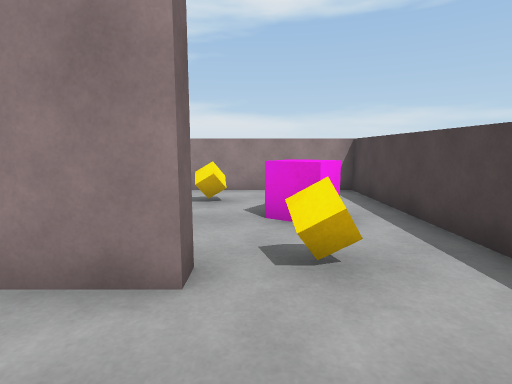
[1] (above)

16 first-person views from a walk through a 3-D level made in the Unity game engine. The camera is 1.2 m above the floor, tilts 8° down and sees 80° across. The floor is counted in squares, 1 m on a side. Each view is taken from the middle of a square. On the plan, view 1 faces up. The plan holds only what a view shows up to about 13 squares ahead; the rest is blank. The player is left out.

[2]
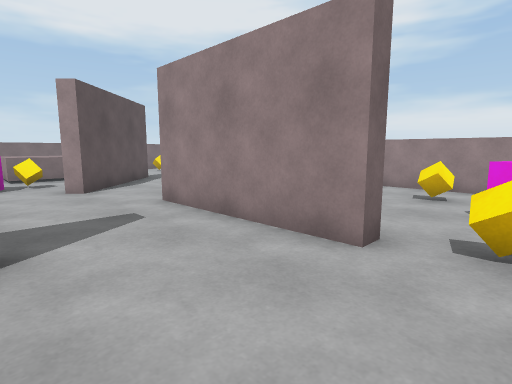

[3]
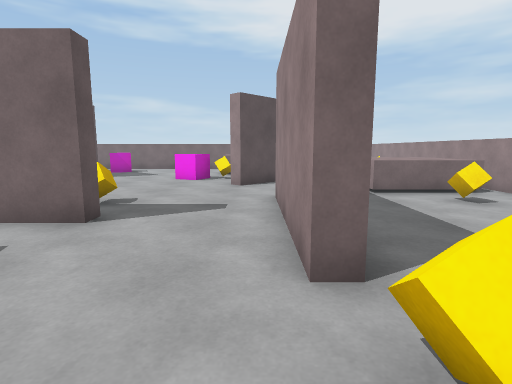

[4]
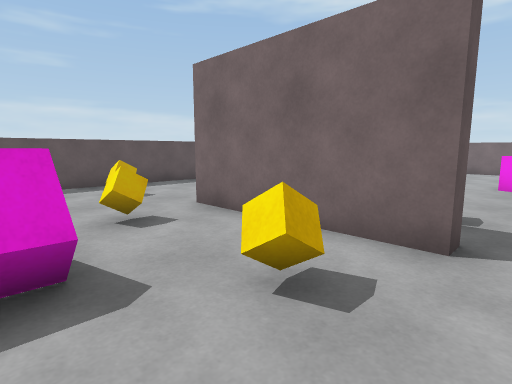

[5]
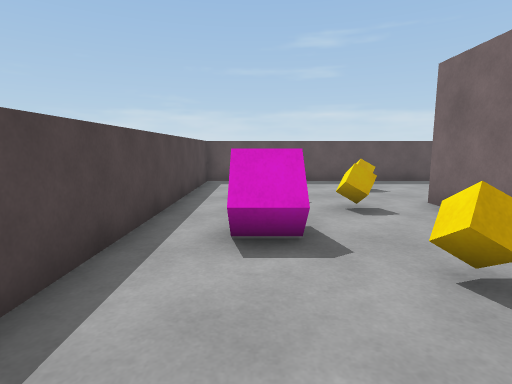

[6]
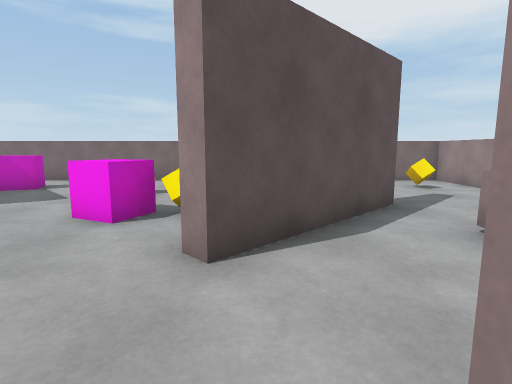

[7]
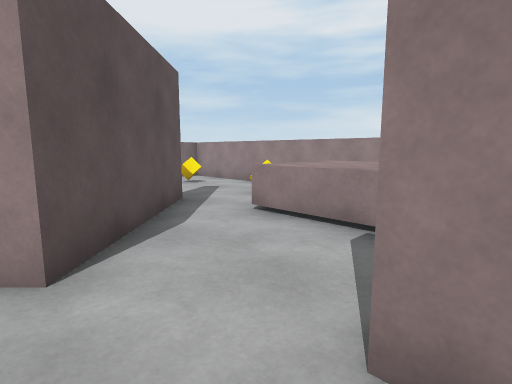

[8]
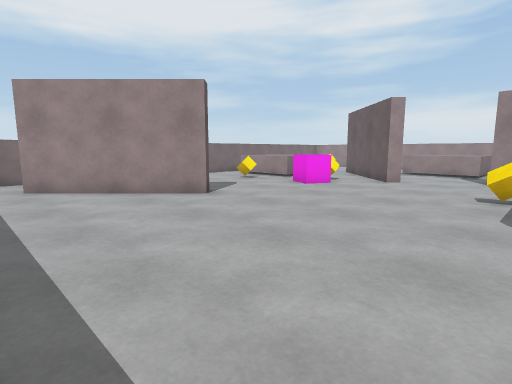

[9]
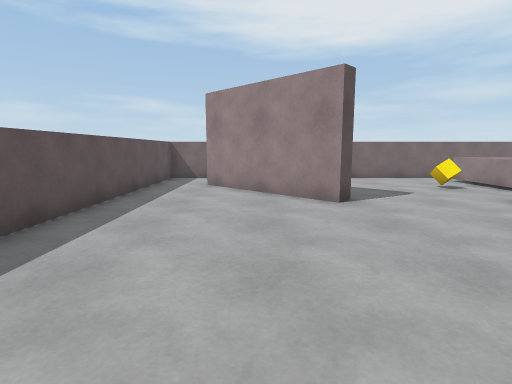

[10]
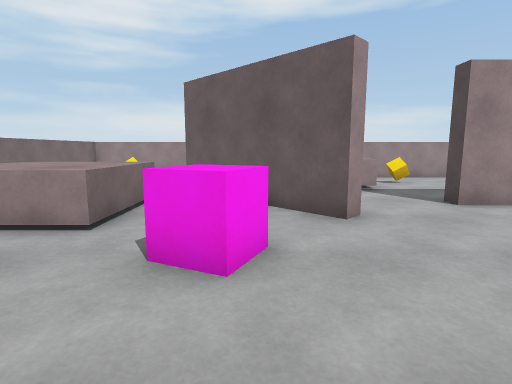

[11]
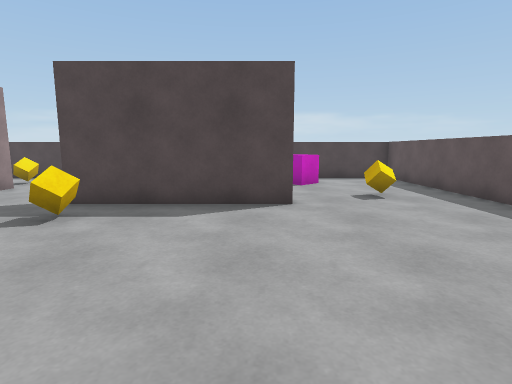

[12]
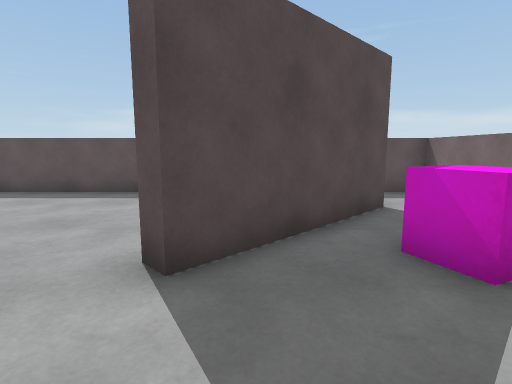

[13]
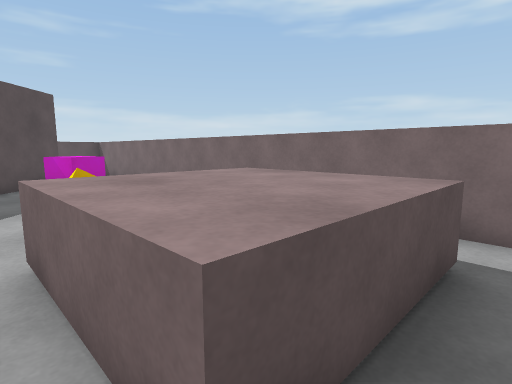

[14]
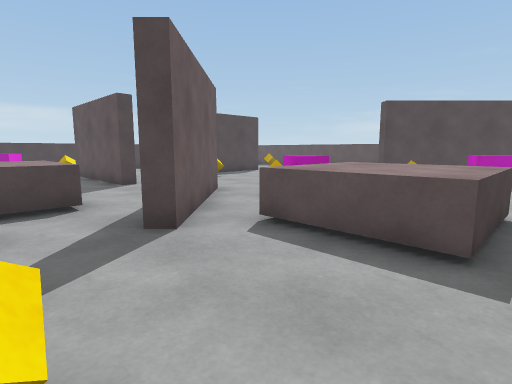

[15]
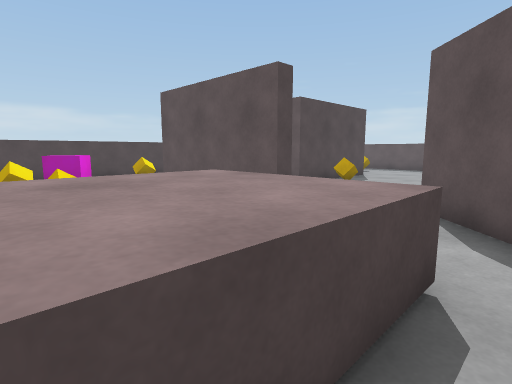

[16]
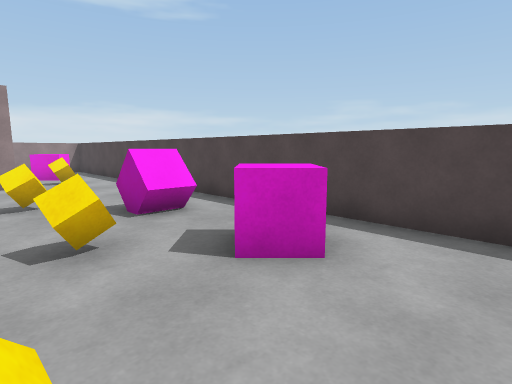

### Floor plan
Key: @ floor where view 1 was taken; # wall or solid block; . floor; ^ raised ledge; C cube; P pink cube; O other object.
Columns run from 17 left of view 1 to 3 right of it. Each row starts with its distance up from view 1.
  9 ^^^^^^^^^^^^^^^^^^^^^
  8 #..... .^^^....... .#
  7 #.C...O.^^^.C...C. .#
  6 #.......^^^.......P.#
  5 #.....#.^^^......PP.#
  4 #.....##............#
  3 #.^^^..##...#####.C.#
  2 #.^^^...#...........#
  1 #.^^^...............#
  0 #.....CC.........@..#
 -1 #...C.PP......#.....#
 -2 #...........C.#.C...#
 -3 #.............#..PO.#
 -4 #.............#...O.#
 -5 #.PP.##.......#.C...#
 -6 #.PP##...........PP.#
 -7 # .##.............P.#
 -8 # .#...........C....#
 -9 #...................#
-10 #...................#
-11 #####################

Where each view was taken, in squares from view 1:
view 1: 0 up, 0 right, facing up
view 2: 1 down, 1 right, facing up-left
view 3: 2 up, 2 right, facing left
view 4: 0 up, 1 right, facing down-left
view 5: 1 up, 1 right, facing down
view 6: 2 up, 5 left, facing left
view 7: 1 up, 5 left, facing up-left
view 8: 10 down, 4 left, facing up-left
view 9: 7 down, 4 left, facing left
view 10: 4 down, 10 left, facing up
view 11: 5 down, 10 left, facing right
view 12: 2 down, 12 left, facing down
view 13: 4 up, 12 left, facing down-left
view 14: 7 up, 16 left, facing down-right
view 15: 8 up, 10 left, facing down-right
view 16: 9 down, 2 left, facing up-right
